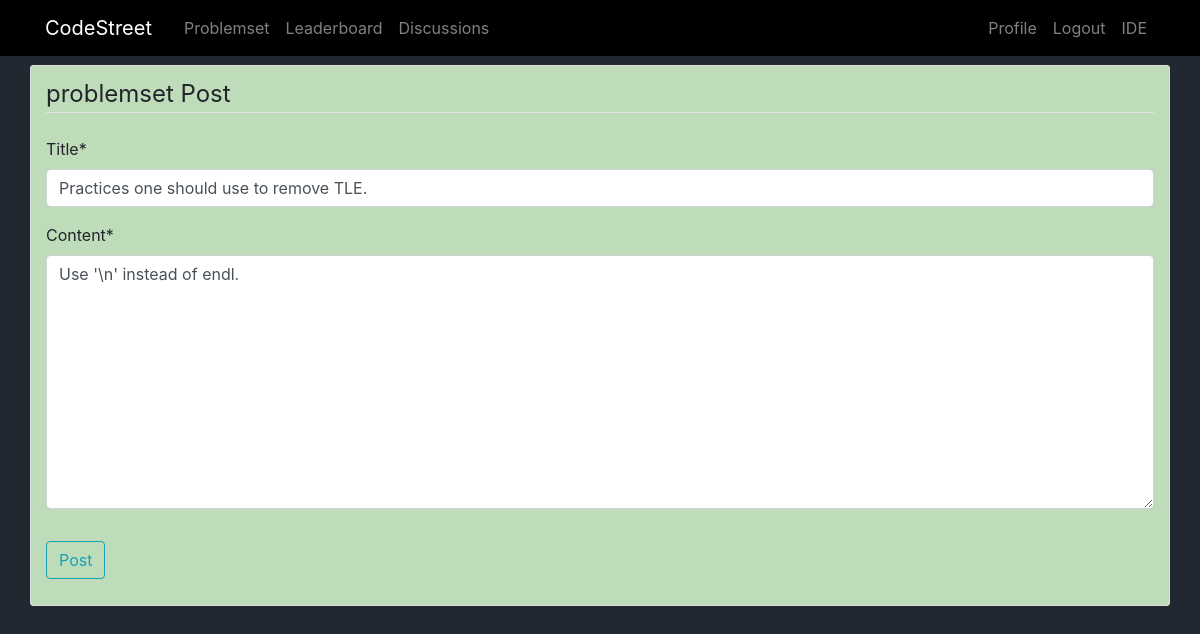
Screenshot of /discussions/post/1/update/ (signed in) with the database file from the repository.
### discussions/models.py (models this page shows, shortened)
class Post(models.Model):
    title = models.CharField(max_length=100)
    content = models.TextField()
    date_posted = models.DateTimeField(default=timezone.now)
    author = models.ForeignKey(User, on_delete=models.CASCADE)

### discussions/views.py (the view, shortened to what this page needs)
# urls.py: path('post/<int:pk>/update/', PostUpdateView.as_view(), name='post-update'),
class PostUpdateView(LoginRequiredMixin, UserPassesTestMixin, UpdateView):
    model = Post
    fields = ['title', 'content']
    def test_func(self):
        post = self.get_object()
        if self.request.user == post.author:
            return True
        return False

### discussions/templates/discussions/post_form.html (shortened to what this page needs)
{% extends "problemset/base.html" %}
{% load crispy_forms_tags %}
{% block content %}
    <div class=" container content-section">
        <form method="POST">
            <fieldset class="form-group">
                <legend class="border-bottom mb-4">problemset Post</legend>
                {{ form|crispy }}
            </fieldset>
            <div class="form-group">
                <button class="btn btn-outline-info" type="submit">Post</button>
            </div>
        </form>
    </div>
{% endblock content %}

### problemset/static/problemset/main.css (style rules this page uses)
.main-body { background: #222831; }
.content-section { background: #BEDCB9; padding: 10px 20px; border: 1px solid #dddddd; border-radius: 3px; margin-bottom: 20px; }

### rows the page displays
Post: title "Practices one should use to remove TLE.", content "Use '\\n' instead of endl."
